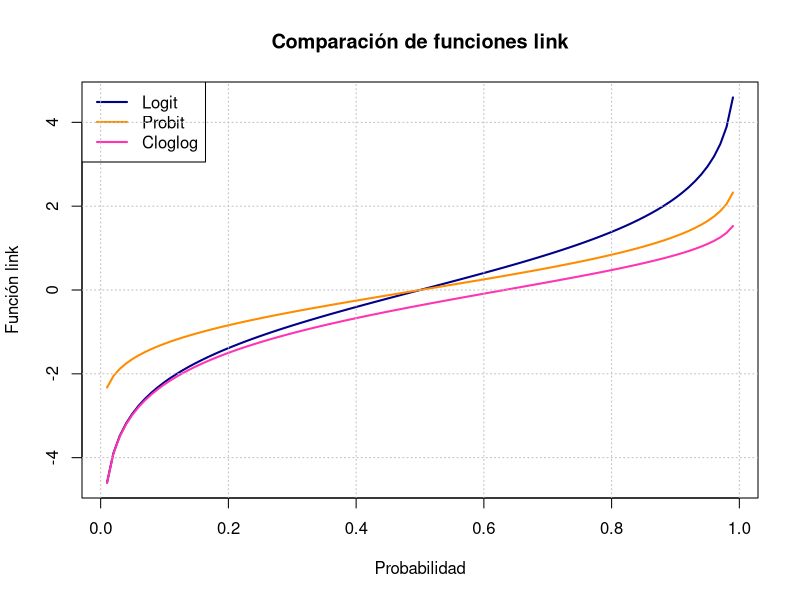
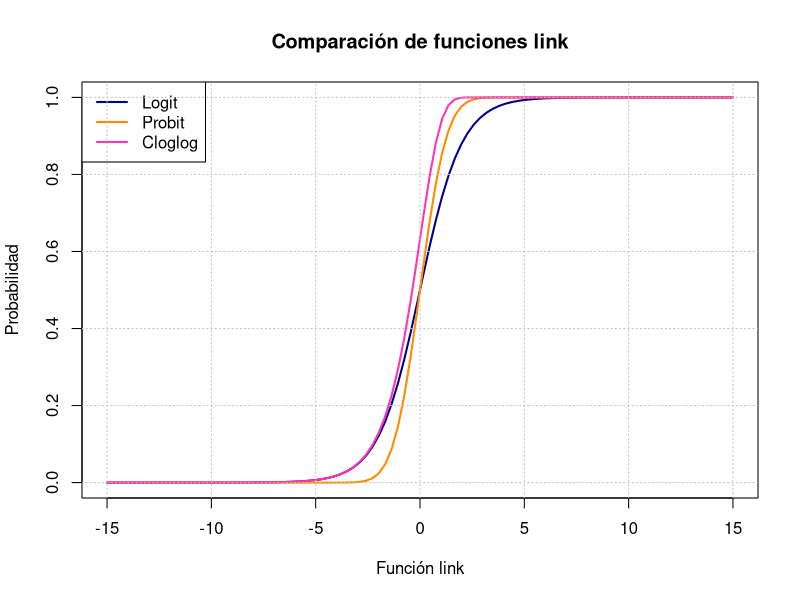
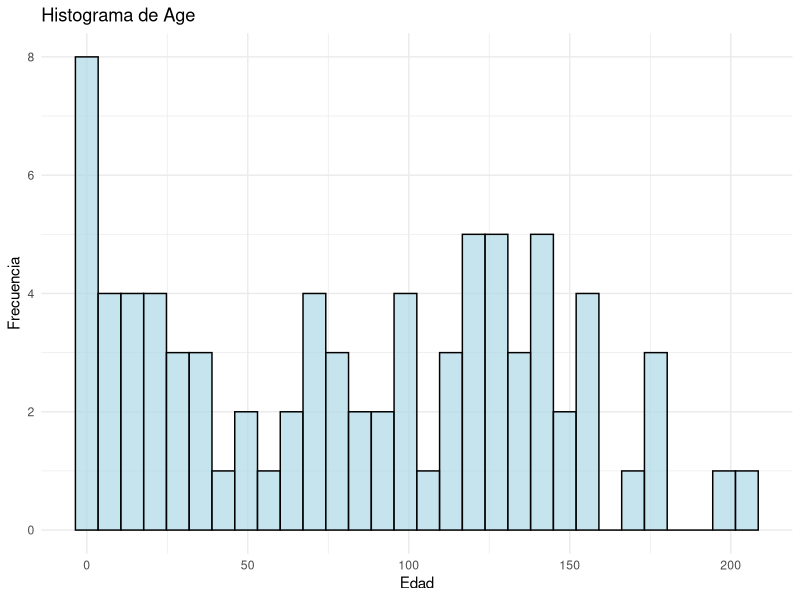
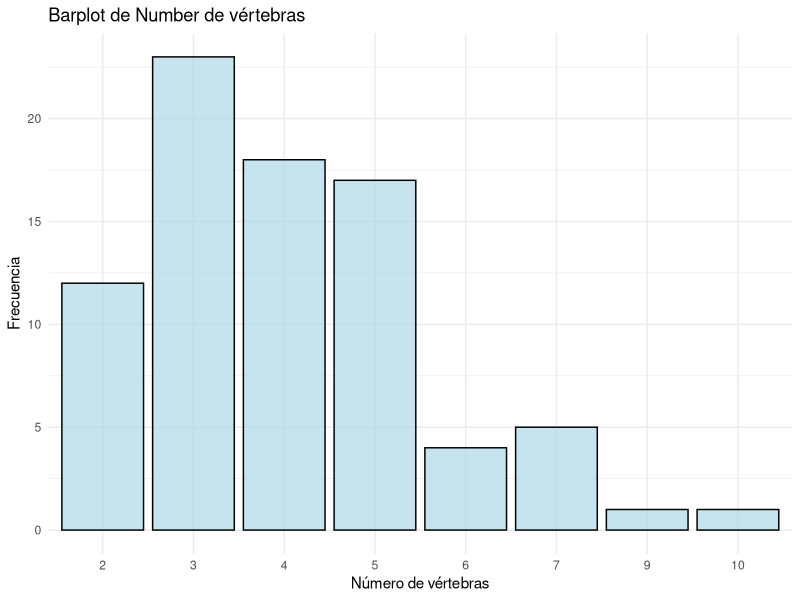
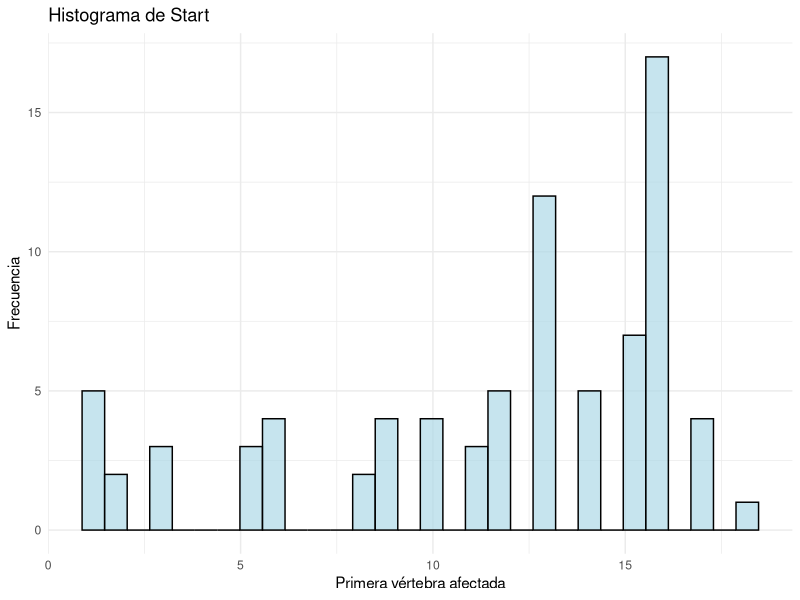
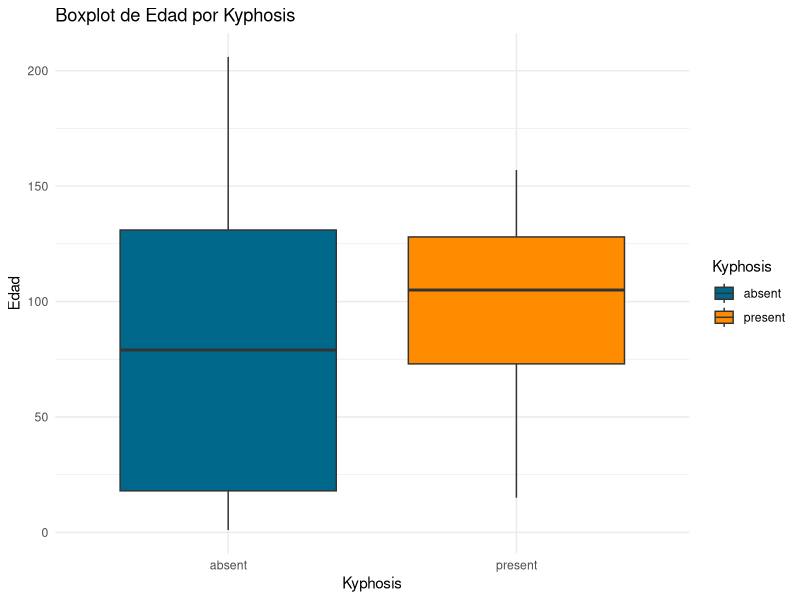
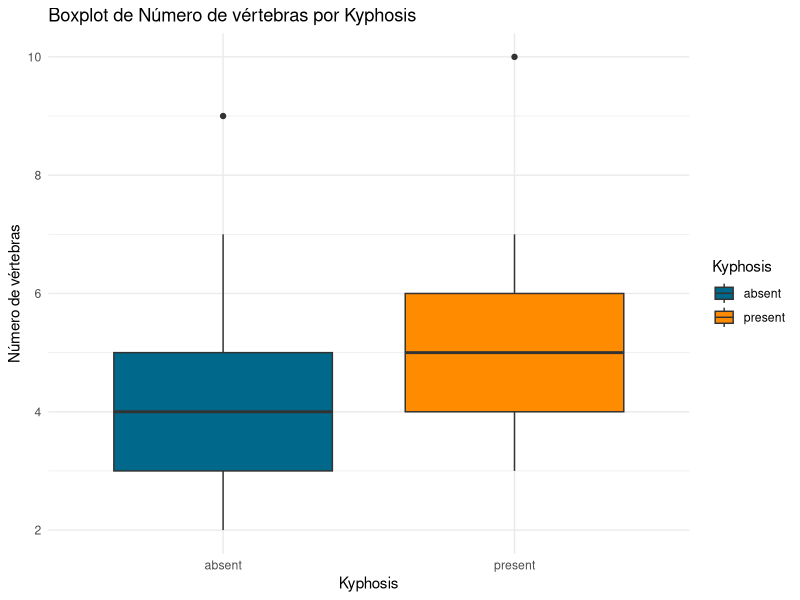
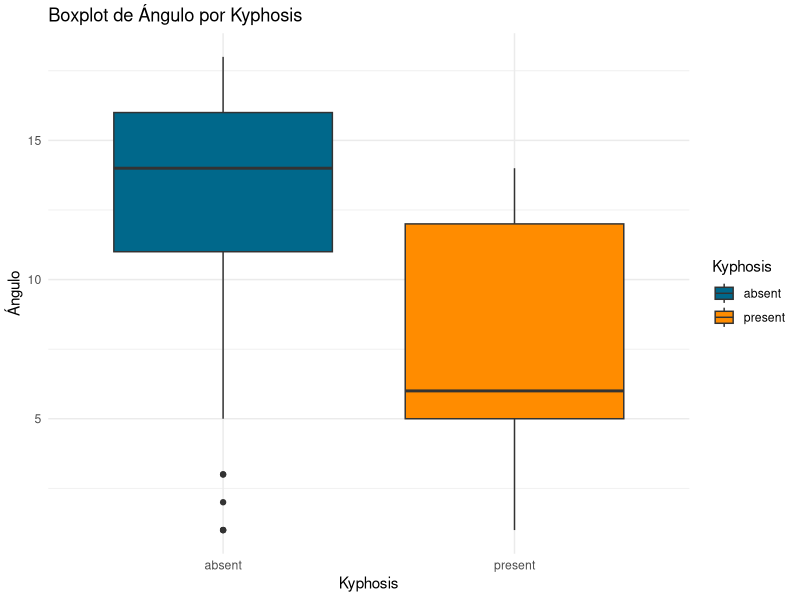

The R script that drew these images, in order:
## ---- chunk 1
knitr::opts_chunk$set(warning = FALSE, message = FALSE) 
## ---- chunk 2

# Probabilidades
prob <- seq(0.01, 0.99, length.out = 100)
# Funciones de enlace
logit <- log(prob / (1 - prob))
probit <- qnorm(prob)
cloglog <- log(-log(1 - prob))

plot(prob, logit, type = "l", col = "darkblue",lwd=2, 
     ylab = "Función link", xlab = "Probabilidad", main = "Comparación de funciones link")
lines(prob, probit, col = "darkorange",lwd=2)
lines(prob, cloglog, col = "maroon1",lwd=2)
legend("topleft", legend = c("Logit", "Probit", "Cloglog"), 
       col = c("darkblue", "darkorange", "maroon1"), lty = 1,lwd=2)

# Cuadrícula
grid(col = "gray", lty = 3) 

## ---- chunk 3

# valores en la recta real
x <- seq(-15, 15, length.out = 100)

# Funciones de enlace
logit <- 1 / (1 + exp(-x)) 
probit <- pnorm(x) 
cloglog <- 1 - exp(-exp(x)) 


plot(x, logit, type = "l", col = "darkblue",lwd=2, 
     ylab = "Probabilidad", xlab = "Función link", main = "Comparación de funciones link")
lines(x, probit, col = "darkorange",lwd=2)
lines(x, cloglog, col = "maroon1",lwd=2)
legend("topleft", legend = c("Logit", "Probit", "Cloglog"), 
       col = c("darkblue", "darkorange", "maroon1"), lty = 1,lwd=2)

# Cuadrícula
grid(col = "gray", lty = 3) 
## ---- chunk 4
library(rpart)
library(ggplot2)
data(kyphosis)
## ---- chunk 5
head(kyphosis)
## ---- chunk 6
str(kyphosis)
## ---- chunk 7
levels(kyphosis$Kyphosis)
## ---- chunk 8
summary(kyphosis)
## ---- chunk 9
ggplot(kyphosis, aes(x = Age)) +
  geom_histogram( fill = "lightblue", color = "black", alpha = 0.7) +
  labs(title = "Histograma de Age", x = "Edad", y = "Frecuencia") +
  theme_minimal()
## ---- chunk 10
ggplot(kyphosis, aes(x = as.factor(Number))) +
  geom_bar(fill = "lightblue", color = "black", alpha = 0.7) +
  labs(title = "Barplot de Number de vértebras", x = "Número de vértebras", y = "Frecuencia") +
  theme_minimal()
## ---- chunk 11
ggplot(kyphosis, aes(x = Start)) +
  geom_histogram(fill = "lightblue", color = "black", alpha = 0.7) +
  labs(title = "Histograma de Start", x = "Primera vértebra afectada", y = "Frecuencia") +
  theme_minimal()
## ---- chunk 12
ggplot(kyphosis, aes(x = Kyphosis, y = Age, fill = Kyphosis)) +
  geom_boxplot() +
  labs(title = "Boxplot de Edad por Kyphosis", x = "Kyphosis", y = "Edad") +
  theme_minimal() +
  scale_fill_manual(values = c("deepskyblue4", "darkorange"))

# Prueba de Mann-Whitney
age_test <- wilcox.test(Age ~ Kyphosis, data = kyphosis)
print(age_test)
## ---- chunk 13
ggplot(kyphosis, aes(x = Kyphosis, y = Number, fill = Kyphosis)) +
  geom_boxplot() +
  labs(title = "Boxplot de Número de vértebras por Kyphosis", x = "Kyphosis", y = "Número de vértebras") +
  theme_minimal() +
  scale_fill_manual(values = c("deepskyblue4", "darkorange"))

# Prueba de Mann-Whitney
number_test <- wilcox.test(Number ~ Kyphosis, data = kyphosis)
print(number_test)
## ---- chunk 14
ggplot(kyphosis, aes(x = Kyphosis, y = Start, fill = Kyphosis)) +
  geom_boxplot() +
  labs(title = "Boxplot de Ángulo por Kyphosis", x = "Kyphosis", y = "Ángulo") +
  theme_minimal() +
  scale_fill_manual(values =  c("deepskyblue4", "darkorange"))

# Prueba de Mann-Whitney
start_test <- wilcox.test(Start ~ Kyphosis, data = kyphosis)
print(start_test)
## ---- chunk 15
glm_fit=glm(Kyphosis~., family=binomial("logit"),data=kyphosis)
# Kyphosis~. es lo mismo que Kyphosis~Age+Number+Start
summary(glm_fit)
## ---- chunk 16
deviance_fitted <- glm_fit$deviance
df_fitted <- glm_fit$df.residual

p_value <- 1 - pchisq(deviance_fitted, df = df_fitted)
print(p_value)
## ---- chunk 17
deviance_null <- glm_fit$null.deviance
df_null <- glm_fit$df.null
p_value <- 1 - pchisq(deviance_null-deviance_fitted, 
                      df = glm_fit$df.null - glm_fit$df.residual)
print(p_value)
## ---- chunk 18
drop1(glm_fit, scope = ~ Age + Number + Start, test = "Chisq")
## ---- chunk 19
glm_fit2 = glm(Kyphosis~Age, family=binomial("logit"),data=kyphosis)
add1(glm_fit2, scope = ~ Age + Number + Start, test = "Chisq")
## ---- chunk 20
glm_fit3 <- glm(Kyphosis ~ Age + Number, family = binomial, data = kyphosis)

# Comparación de modelos
anova(glm_fit, glm_fit3, test = "Chisq")
## ---- chunk 21
glm_fit4 <- step(glm(Kyphosis ~ ., family = binomial, data = kyphosis))
## ---- chunk 22
preds = predict(glm_fit,kyphosis,type='response')
summary(preds)
## ---- chunk 23
library(caret)
preds_bin <- factor(ifelse(preds > 0.5, 'present', 'absent'))
confusionMatrix(preds_bin,kyphosis$Kyphosis,positive = 'present',mode='everything')
## ---- chunk 24
# Obtener los coeficientes del modelo
coeficientes <- coef(glm_fit)

# Calcular los odds ratios
odds_ratios <- exp(coeficientes)
odds_ratios[2:4]
## ---- chunk 25
library(car)
residualPlots(glm_fit)
## ---- chunk 26
library(arm)
binnedplot(fitted(glm_fit), 
           residuals(glm_fit,type = 'response'), 
           nclass = NULL, 
           xlab = "Expected Values", 
           ylab = "Average residual", 
           main = "Binned residual plot")
## ---- chunk 27
table(kyphosis$Number)
## ---- chunk 28
kyphosis$Number_cat = cut(kyphosis$Number,breaks = c(0,4,10))

## ---- chunk 29
table(kyphosis$Number_cat,kyphosis$Kyphosis)
chisq.test(kyphosis$Number_cat,kyphosis$Kyphosis)
## ---- chunk 30
table(kyphosis$Start)
## ---- chunk 31
kyphosis$Start_cat = cut(kyphosis$Start,breaks = c(0,6,12,18))
## ---- chunk 32
table(kyphosis$Start_cat,kyphosis$Kyphosis)
chisq.test(kyphosis$Start_cat,kyphosis$Kyphosis)
# reordenamos los niveles
kyphosis$Start_cat <- factor(kyphosis$Start_cat, levels=c('(12,18]', '(6,12]', '(0,6]'))
## ---- chunk 33
glm_cat <- glm(Kyphosis~Age+Number_cat+Start_cat, family=binomial("logit"),data=kyphosis)
summary(glm_cat)
## ---- chunk 34
preds_cat = predict(glm_cat,kyphosis,type='response')
preds_bin_cat <- factor(ifelse(preds_cat > 0.5, 'present', 'absent'))
confusionMatrix(preds_bin_cat,kyphosis$Kyphosis,positive = 'present',mode='everything')
## ---- chunk 35
# Obtener los coeficientes del modelo
coefs_cat <- coef(glm_cat)

# Calcular los odds ratios
odds_ratios_cat <- exp(coefs_cat)
odds_ratios_cat[2:5]
## ---- chunk 36
glm_cat2 <- glm(Kyphosis~Age+Number_cat*Start_cat, family=binomial("logit"),data=kyphosis)
summary(glm_cat2)
## ---- chunk 37
data(esoph)
head(esoph)
## ---- chunk 38
str(esoph)
## ---- chunk 39
summary(esoph)
## ---- chunk 40
esoph$proportion <- esoph$ncases / (esoph$ncases + esoph$ncontrols)
head(esoph)
## ---- chunk 41
ggplot(esoph, aes(x = proportion)) +
  geom_histogram( fill = "steelblue", color = "black", alpha = 0.7,
                  binwidth = 0.1) +
  labs(title = "Histograma de la proporción de casos", x = "Proporción de casos", y = "Frecuencia") +
  theme_minimal()
## ---- chunk 42
ggplot(esoph, aes(x = agegp)) +
  geom_bar(fill = "steelblue", color = "black", alpha = 0.7) +
  labs(title = "Barplot de Grupo de edad", x = "Grupo de edad", y = "Frecuencia") +
  theme_minimal()
## ---- chunk 43

ggplot(esoph, aes(x = alcgp)) +
  geom_bar(fill = "steelblue", color = "black", alpha = 0.7) +
  labs(title = "Barplot de Nivel de consumo de alcohol", x = "Consumo de alcohol", y = "Frecuencia") +
  theme_minimal()
## ---- chunk 44
ggplot(esoph, aes(x = tobgp)) +
  geom_bar(fill = "steelblue", color = "black", alpha = 0.7) +
  labs(title = "Barplot de Nivel de consumo de tabaco", x = "Consumo de tabaco", y = "Frecuencia") +
  theme_minimal()
## ---- chunk 45
ggplot(esoph, aes(x = agegp, y = proportion, fill = agegp)) +
  geom_boxplot(alpha = 0.7) +
  labs(
    title = "Boxplot: Proporción vs. Grupo de edad",
    x = "Grupo de edad",
    y = "Proporción"
  ) +
  theme_minimal() 

kruskal.test(proportion ~ agegp, data = esoph)
## ---- chunk 46
ggplot(esoph, aes(x = alcgp, y = proportion, fill = alcgp)) +
  geom_boxplot(alpha = 0.7) +
  labs(
    title = "Boxplot: Proporción vs. Nivel de consumo de alcohol",
    x = "Nivel de consumo de alcohol",
    y = "Proporción"
  ) +
  theme_minimal() 

kruskal.test(proportion ~ alcgp, data = esoph)
## ---- chunk 47
ggplot(esoph, aes(x = tobgp, y = proportion, fill = tobgp)) +
  geom_boxplot(alpha = 0.7) +
  labs(
    title = "Boxplot: Proporción vs. Nivel de consumo de tabaco",
    x = "Nivel de consumo de tabaco",
    y = "Proporción"
  ) +
  theme_minimal() 

kruskal.test(proportion ~ tobgp, data = esoph)
## ---- chunk 48

# Modelo de regresión logística
glm_prop <- glm(
  proportion ~ agegp + alcgp + tobgp,
  family = binomial(),
  weights = ncases + ncontrols,  # Pesos para el modelo binomial
  data = esoph
)

summary(glm_prop)
